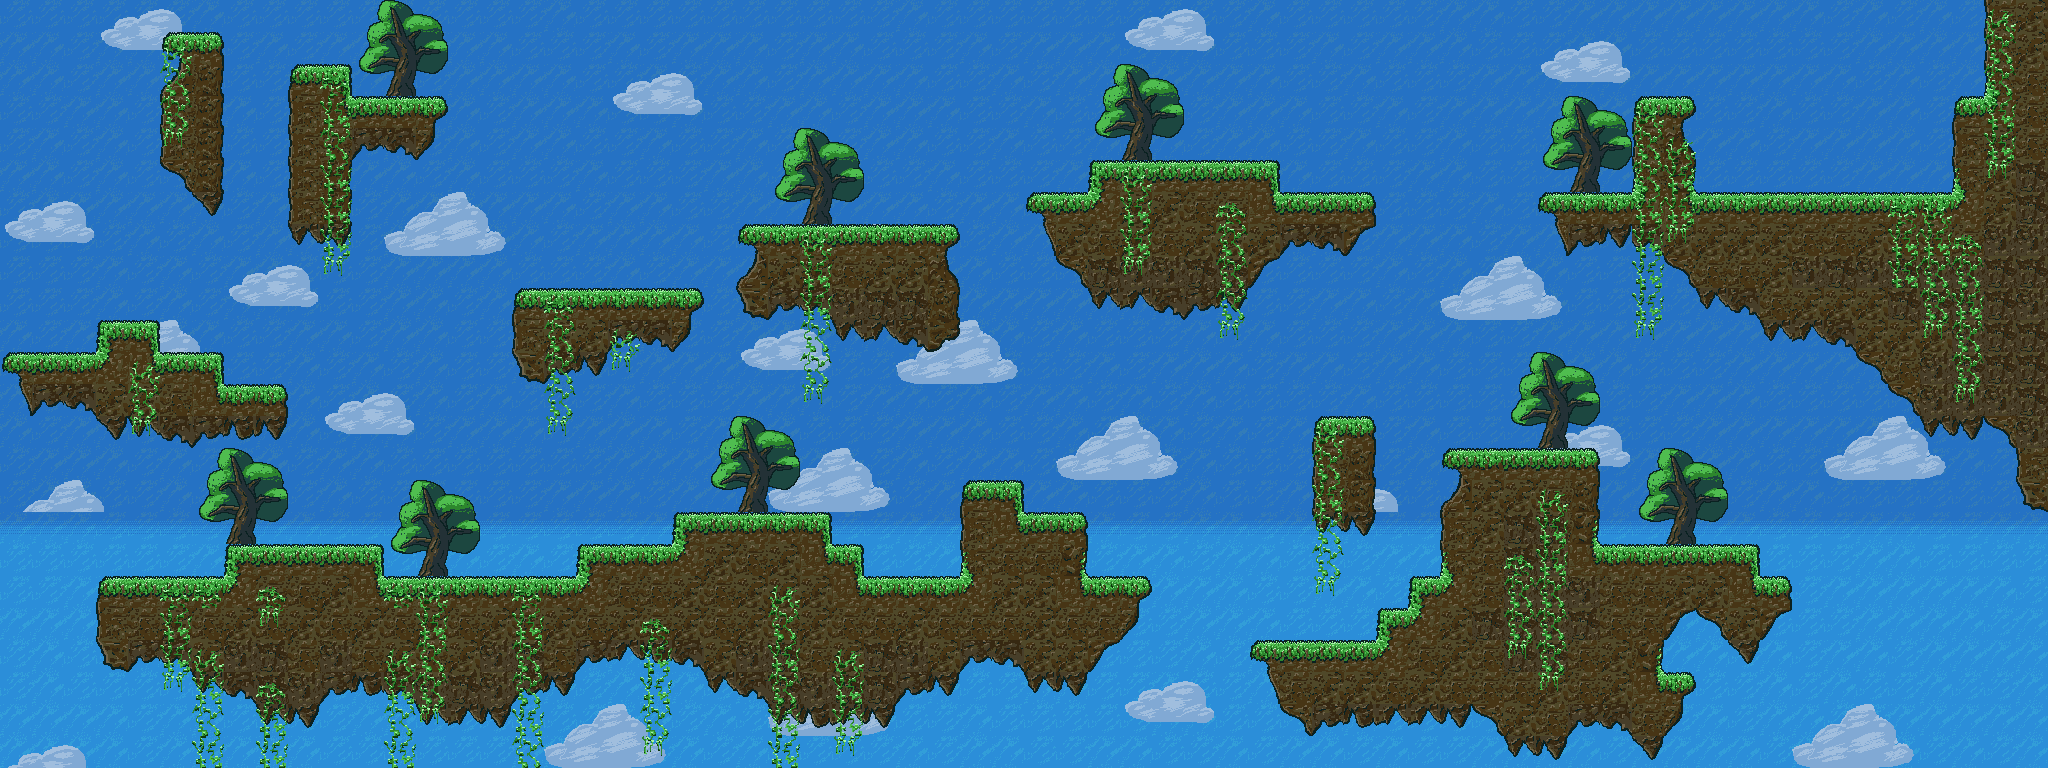

This is a level from a 2D game, rendered from its Tiled map with the project's own tilesets. A one-line summary and the map file follow, with tile-layer data summarised:
An orthogonal 64x24 tile map with 32x32 px tiles, 5 tile layers (day bg, clouds, trees, midground, ...), 2 tilesets.

<map version="1.0" orientation="orthogonal" width="64" height="24" tilewidth="32" tileheight="32">
 <tileset firstgid="1" name="outsidetileset" tilewidth="32" tileheight="32">
  <image source="../images/outsidetileset.png" trans="ff00ff" width="192" height="384" />
 </tileset>
 <tileset firstgid="73" name="cloudtileset" tilewidth="32" tileheight="32">
  <image source="../images/cloudtileset.png" trans="ff00ff" width="224" height="160" />
 </tileset>
 <layer name="day bg" width="64" height="24">
  <data>[1536 cells, 1536 non-empty, 6 distinct tile ids]</data>
 </layer>
 <layer name="clouds" width="64" height="24">
  <data>[1536 cells, 532 non-empty, 22 distinct tile ids]</data>
 </layer>
 <layer name="trees" width="64" height="24">
  <data>[1536 cells, 81 non-empty, 9 distinct tile ids]</data>
 </layer>
 <layer name="midground" width="64" height="24">
  <data>[1536 cells, 495 non-empty, 33 distinct tile ids]</data>
 </layer>
 <layer name="vines" width="64" height="24">
  <data>[1536 cells, 130 non-empty, 5 distinct tile ids]</data>
 </layer>
</map>
